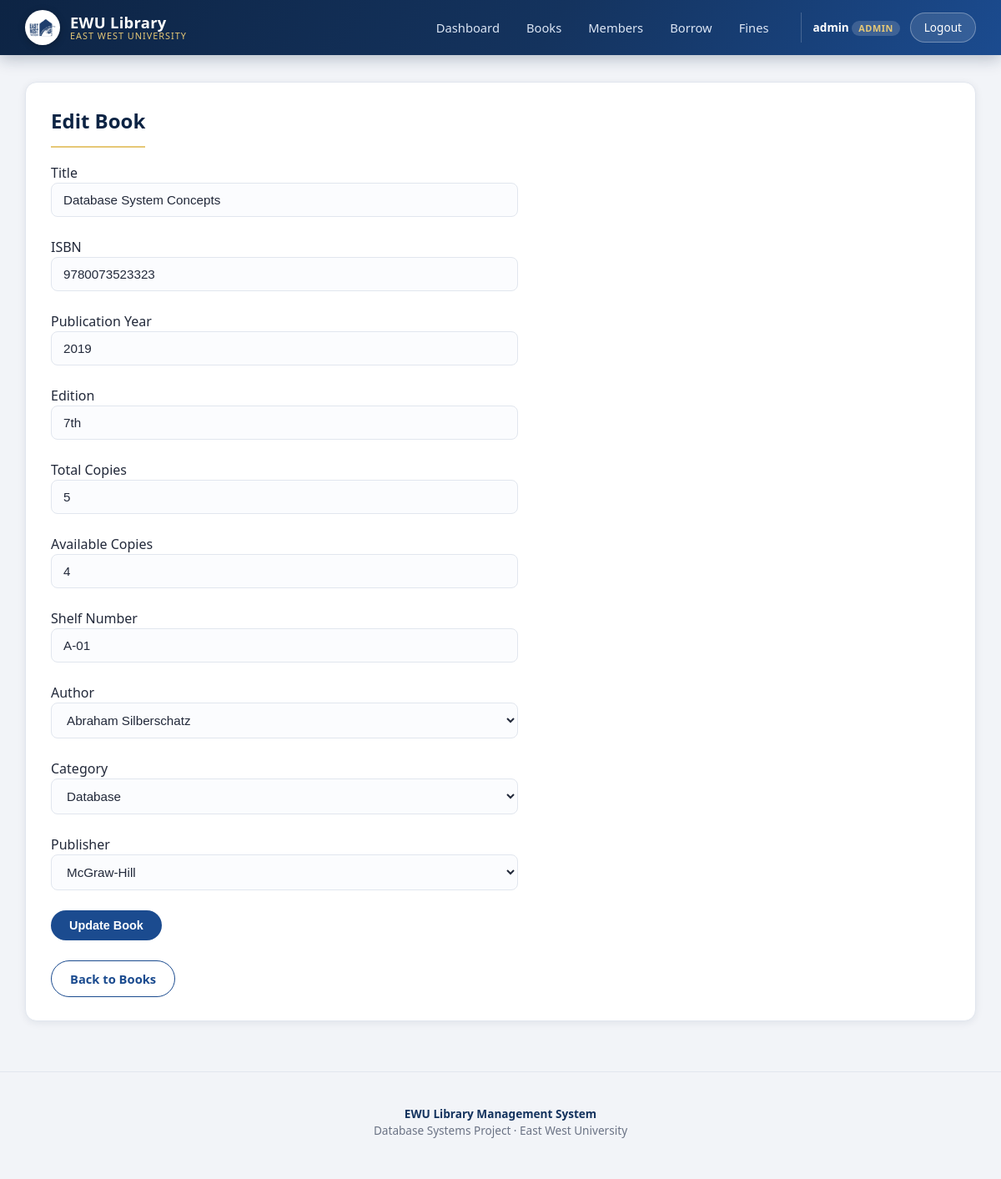
/edit_book.php?id=1 (signed in), run on the app's committed database.
### tables this page shows
CREATE TABLE `books` (
  `book_id` int(11) NOT NULL AUTO_INCREMENT,
  `title` varchar(200) NOT NULL,
  `isbn` varchar(30) DEFAULT NULL,
  `publication_year` year(4) DEFAULT NULL,
  `edition` varchar(20) DEFAULT NULL,
  `total_copies` int(11) DEFAULT 1,
  `available_copies` int(11) DEFAULT 1,
  `shelf_no` varchar(20) DEFAULT NULL,
  `author_id` int(11) NOT NULL,
  `category_id` int(11) NOT NULL,
  `publisher_id` int(11) NOT NULL,
  PRIMARY KEY (`book_id`),
  UNIQUE KEY `isbn` (`isbn`),
  KEY `author_id` (`author_id`),
  KEY `category_id` (`category_id`),
  KEY `publisher_id` (`publisher_id`),
  CONSTRAINT `books_ibfk_1` FOREIGN KEY (`author_id`) REFERENCES `authors` (`author_id`),
  CONSTRAINT `books_ibfk_2` FOREIGN KEY (`category_id`) REFERENCES `categories` (`category_id`),
  CONSTRAINT `books_ibfk_3` FOREIGN KEY (`publisher_id`) REFERENCES `publishers` (`publisher_id`)
);

CREATE TABLE `authors` (
  `author_id` int(11) NOT NULL AUTO_INCREMENT,
  `author_name` varchar(100) NOT NULL,
  `country` varchar(50) DEFAULT NULL,
  PRIMARY KEY (`author_id`)
);

CREATE TABLE `categories` (
  `category_id` int(11) NOT NULL AUTO_INCREMENT,
  `category_name` varchar(100) NOT NULL,
  PRIMARY KEY (`category_id`)
);

CREATE TABLE `publishers` (
  `publisher_id` int(11) NOT NULL AUTO_INCREMENT,
  `publisher_name` varchar(100) NOT NULL,
  `address` varchar(150) DEFAULT NULL,
  `phone` varchar(20) DEFAULT NULL,
  PRIMARY KEY (`publisher_id`)
);

### includes/functions.php (called while the page is built)
<?php
function h($value): string {
    return htmlspecialchars((string)($value ?? ''), ENT_QUOTES, 'UTF-8');
}

### edit_book.php (the view, shortened to what this page needs)
<?php
require_once __DIR__ . '/includes/functions.php';
require_once __DIR__ . '/includes/db_connect.php';
$id = (int)$_GET['id'];
$stmt = $conn->prepare("SELECT * FROM books WHERE book_id = ?");
$stmt->bind_param("i", $id);
$stmt->execute();
$row = $stmt->get_result()->fetch_assoc();
$authors    = $conn->query("SELECT author_id, author_name FROM authors ORDER BY author_name");
$categories = $conn->query("SELECT category_id, category_name FROM categories ORDER BY category_name");
$publishers = $conn->query("SELECT publisher_id, publisher_name FROM publishers ORDER BY publisher_name");
include 'header.php';
?>
<div class="card">
<h2>Edit Book</h2>
<form method="POST">
Title<br>
<input type="text" name="title" value="<?php echo h($row['title']); ?>" required>
<br><br>
ISBN<br>
<input type="text" name="isbn" value="<?php echo h($row['isbn']); ?>" required>
<br><br>
Publication Year<br>
<input type="number" name="publication_year" value="<?php echo h($row['publication_year']); ?>" required>
<br><br>
Edition<br>
<input type="text" name="edition" value="<?php echo h($row['edition']); ?>">
<br><br>
Total Copies<br>
<input type="number" name="total_copies" value="<?php echo h($row['total_copies']); ?>" min="0">
<br><br>
Available Copies<br>
<input type="number" name="available_copies" value="<?php echo h($row['available_copies']); ?>" min="0">
<br><br>
Shelf Number<br>
<input type="text" name="shelf_no" value="<?php echo h($row['shelf_no']); ?>">
<br><br>
Author<br>
<select name="author_id">
<?php while ($a = $authors->fetch_assoc()): ?>
<option value="<?php echo (int)$a['author_id']; ?>" <?php echo $a['author_id'] == $row['author_id'] ? 'selected' : ''; ?>>
<?php echo h($a['author_name']); ?>
</option>
<?php endwhile; ?>
</select>
<br><br>
Category<br>
<select name="category_id">
<?php while ($c = $categories->fetch_assoc()): ?>
<option value="<?php echo (int)$c['category_id']; ?>" <?php echo $c['category_id'] == $row['category_id'] ? 'selected' : ''; ?>>
<?php echo h($c['category_name']); ?>
</option>
<?php endwhile; ?>
</select>
<br><br>
Publisher<br>
<select name="publisher_id">
<?php while ($p = $publishers->fetch_assoc()): ?>
<option value="<?php echo (int)$p['publisher_id']; ?>" <?php echo $p['publisher_id'] == $row['publisher_id'] ? 'selected' : ''; ?>>
<?php echo h($p['publisher_name']); ?>
</option>
<?php endwhile; ?>
</select>
<br><br>
<input type="submit" name="update" value="Update Book">
</form>
<br>
<a class="btn btn-outline" href="view_books.php">Back to Books</a>
</div>
<?php include 'footer.php'; ?>

### assets/css/style.css (style rules this page uses)
:root { --navy-dark: #0d2444; --navy: #14335e; --navy-mid: #1b4b8f; --blue: #2563a8; --blue-light: #4f8fd6; --gold: #c99a3a; --gold-light: #e6c876; --bg: #f2f4f8; --card-bg: #ffffff; --border: #e1e6ee; --text: #22293a; --text-muted: #6b7385; --success: #1e8a5f; --success-bg: #e5f7ef; --danger: #c93b3b; --danger-bg: #fdecec; --radius: 14px; --radius-sm: 8px; --shadow: 0 10px 30px -12px rgba(13, 36, 68, 0.25); --shadow-sm: 0 2px 10px rgba(13, 36, 68, 0.08); }
* { box-sizing: border-box; }
html, body { margin: 0; padding: 0; background: var(--bg); color: var(--text); font-family: 'Segoe UI', 'Poppins', Roboto, Arial, sans-serif; line-height: 1.5; }
a { color: var(--blue); text-decoration: none; }
h1, h2, h3 { color: var(--navy-dark); margin-top: 0; }
.card { background: var(--card-bg); border: 1px solid var(--border); border-radius: var(--radius); box-shadow: var(--shadow-sm); padding: 28px 30px; margin-bottom: 24px; }
.card h2 { margin-bottom: 18px; padding-bottom: 12px; border-bottom: 2px solid var(--gold-light); display: inline-block; }
.btn { display: inline-block; padding: 10px 22px; border-radius: 24px; font-size: 0.92rem; font-weight: 600; border: none; cursor: pointer; text-decoration: none !important; transition: transform 0.12s ease, box-shadow 0.12s ease, background 0.15s ease; }
.btn-outline { background: transparent; color: var(--navy-mid) !important; border: 1.5px solid var(--navy-mid); }
input[type="submit"], button[type="submit"], button { background: var(--navy-mid); color: #fff; border: none; padding: 10px 22px; border-radius: 24px; font-size: 0.9rem; font-weight: 600; cursor: pointer; transition: background 0.15s ease, transform 0.12s ease; }
form { max-width: 560px; }
input[type="text"], input[type="password"], input[type="number"], input[type="email"], input[type="date"], select, textarea { width: 100%; padding: 11px 14px; border: 1.5px solid var(--border); border-radius: var(--radius-sm); font-size: 0.95rem; color: var(--text); background: #fbfcfe; transition: border-color 0.15s ease, box-shadow 0.15s ease; }

### data on the page
books: title "Database System Concepts", isbn "9780073523323", publication_year "2019", edition "7th", total_copies "5", available_copies "4", shelf_no "A-01", author_id "Abraham Silberschatz", category_id "Database", publisher_id "McGraw-Hill"

### other printed values
$_SESSION['username'] "admin"
$_SESSION['role'] "ADMIN"
